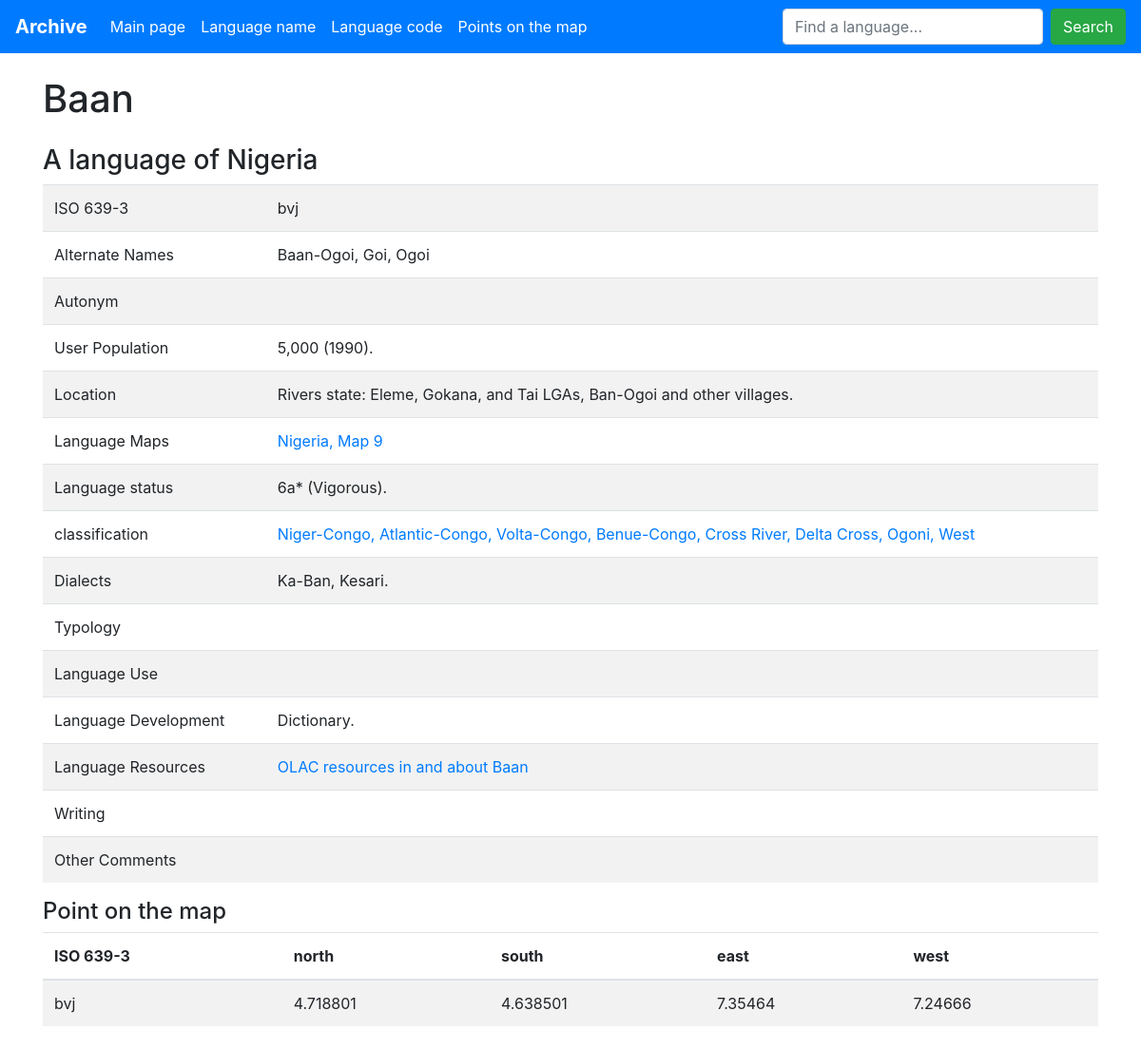
Page /language/bvj/ on the committed database.
### langs/models.py (models this page shows, shortened)
class Language(models.Model):
    language_name = models.TextField()
    language_of = models.TextField()
    iso = models.ForeignKey(Iso, on_delete=models.CASCADE)
    alternate_names = models.TextField()
    autonym = models.TextField()
    user_population = models.TextField()
    location = models.TextField()
    language_maps = models.TextField()
    language_status = models.TextField()
    classification = models.TextField()
    dialects = models.TextField()
    typology = models.TextField()
    language_use = models.TextField()
    language_development = models.TextField()
    language_resource = models.TextField()
    writing = models.TextField()
    other_comments = models.TextField()
    class Meta:
        db_table = 'language'

class Iso(models.Model):
    iso = models.CharField(max_length=3)
    class Meta:
        db_table = 'iso'
    def __str__(self):
        return self.iso

class MapPoint(models.Model):
    iso = models.ForeignKey(Iso, on_delete=models.CASCADE)
    north = models.FloatField()
    south = models.FloatField()
    east = models.FloatField()
    west = models.FloatField()
    class Meta:
        db_table = 'map_point'

### langs/views.py (the view)
# urls.py: path('language/<str:iso>/', LangDetailView.as_view(), name='map_detail'),
class LangDetailView(views.View):
    def get(self, request, iso):
        context = {
            'language': Language.objects.get(iso__iso=iso),
            'point': MapPoint.objects.get(iso__iso=iso),
        }
        return render(request, 'langs/lang_detail.html', context=context)

### langs/templates/langs/lang_detail.html (shortened to what this page needs)
{% extends './base.html' %}
{% load static %}
{% block header %}
    <div class="container my-4">
        <h1>{{ language.language_name }}</h1>
    </div>
{% endblock %}
{% block content %}
    <div class="container my-4">
        <h3>A language of {{ language.language_of|safe}}</h3>
        <table class="table table-striped">
            <tbody>
                <tr>
                    <td>ISO 639-3</td>
                    <td>{{ language.iso|safe }}</td>
                </tr>
                <tr>
                    <td>Alternate Names</td>
                    <td>{{ language.alternate_names|safe }}</td>
                </tr>
                <tr>
                    <td>Autonym</td>
                    <td>{{ language.autonym|safe}}</td>
                </tr>
                <tr>
                    <td>User Population</td>
                    <td>{{ language.user_population|safe }}</td>
                </tr>
                <tr>
                    <td>Location</td>
                    <td>{{ language.location|safe }}</td>
                </tr>
                <tr>
                    <td>Language Maps</td>
                    <td>{{ language.language_maps|safe }}</td>
                </tr>
                <tr>
                    <td>Language status</td>
                    <td>{{ language.language_status|safe }}</td>
                </tr>
                <tr>
                    <td>classification</td>
                    <td>{{ language.classification|safe }}</td>
                </tr>
                <tr>
                    <td>Dialects</td>
                    <td>{{ language.dialects|safe }}</td>
                </tr>
                <tr>
                    <td>Typology</td>
                    <td>{{ language.typology|safe }}</td>
                </tr>
                <tr>
                    <td>Language Use</td>
                    <td>{{ language.language_use|safe }}</td>
                </tr>
                <tr>
                    <td>Language Development</td>
                    <td>{{ language.language_development|safe }}</td>
                </tr>
                <tr>
                    <td>Language Resources</td>
                    <td>{{ language.language_resource|safe }}</td>
                </tr>
                <tr>
                    <td>Writing</td>
                    <td>{{ language.writing|safe }}</td>
                </tr>
                <tr>
                    <td>Other Comments</td>
                    <td>{{ language.other_comments|safe }}</td>
                </tr>
            </tbody>
        </table>
        <h4>Point on the map</h4>
        <table class="table table-striped">
              <thead>
                <tr>
                  <th scope="col">ISO 639-3</th>
                  <th scope="col">north</th>
                  <th scope="col">south</th>
                  <th scope="col">east</th>
                  <th scope="col">west</th>
                </tr>
              </thead>
              <tbody>
                  <tr>
                    <td>{{ point.iso }}</td>
                    <td>{{ point.north }}</td>
                    <td>{{ point.south }}</td>
                    <td>{{ point.east }}</td>
                    <td>{{ point.west }}</td>
                  </tr>
              </tbody>
        </table>
    </div>
{% endblock %}

### langs/templates/langs/base.html (shortened to what this page needs)
{% load static %}
<!DOCTYPE html>
<html lang="en">
<head>
    <link rel="stylesheet" href="https://cdn.jsdelivr.net/npm/bootstrap@4.0.0/dist/css/bootstrap.min.css"
>
    <link rel="stylesheet" href="{% static '/css/style.css' %}">
</head>
<body>
{% include './blocks/navbar.html' %}
{% block header %}{% endblock %}
{% block content %}{% endblock %}
</body>
</html>

### langs/templates/langs/blocks/navbar.html (shortened to what this page needs)
<nav class="navbar navbar-expand-lg navbar-dark bg-primary">
  <a class="navbar-brand font-weight-bold" href="{% url 'main_page' %}">Archive</a>
  <div class="collapse navbar-collapse" id="navbarSupportedContent">
    <ul class="navbar-nav mr-auto">
      <li class="nav-item active">
        <a class="nav-link" href="{% url 'main_page' %}">Main page <span class="sr-only">(current)</span></a>
      </li>
      <li class="nav-item active">
        <a class="nav-link" href="{% url 'lang_names' %}">Language name</a>
      </li>
      <li class="nav-item active">
        <a class="nav-link" href="{% url 'lang_codes' %}">Language code</a>
      </li>
      <li class="nav-item active">
        <a class="nav-link" href="{% url 'map_points' %}">Points on the map</a>
      </li>
    </ul>
    <form action="{% url 'search_results' %}" method="get" class="form-inline my-2 my-lg-0">
      <input name='q' class="form-control mr-sm-2" type="text" placeholder="Find a language..." aria-label="Search">
      <button class="btn btn-success my-2 my-sm-0" type="submit">Search</button>
    </form>
  </div>
</nav>

### rows in the picture
Language: language_name "Baan", language_of "Nigeria", iso "bvj", alternate_names "Baan-Ogoi, Goi, Ogoi", user_population "5,000 (1990).", location "Rivers state: Eleme, Gokana, and Tai LGAs, Ban-Ogoi and other villages.", language_maps "Nigeria, Map 9", language_status "6a* (Vigorous).", classification "Niger-Congo, Atlantic-Congo, Volta-Congo, Benue-Congo, Cross River, Delta Cross, Ogoni, West", dialects "Ka-Ban, Kesari.", language_development "Dictionary.", language_resource "OLAC resources in and about Baan"
MapPoint: iso "bvj", north "4.718801", south "4.638501", east "7.35464", west "7.24666"
